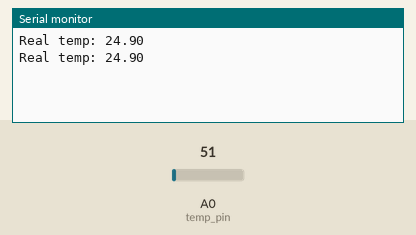
Simulated run of this sketch. Board: Arduino Uno, built with avr-gcc and run on an emulated ATmega328P. Shown: the last lines printed to the serial monitor. The test bench sets the inputs (shaded band); at power-on: A0 (temp_pin) = 51.

Above: at 1.8 s.
1.9 s: A0 (temp_pin) set to 61
At 2.6 s:
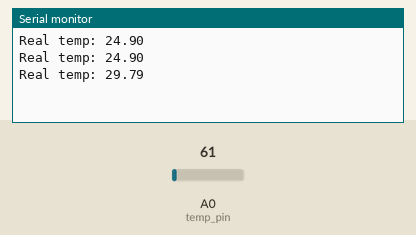
3.4 s: A0 (temp_pin) set to 71
At 4.8 s:
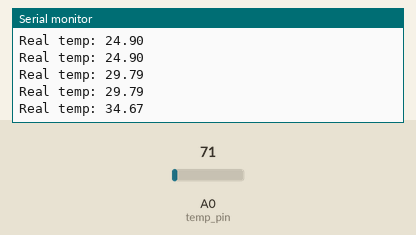
Timing chart, 0 to 6.4 s (numbered marks = the images above; inputs shaded):
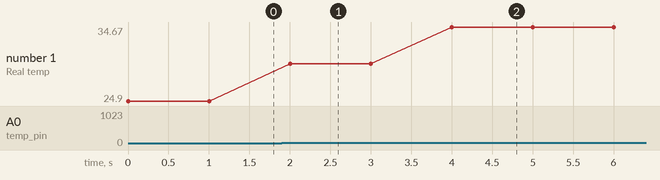

The sketch:

LM35.ino
```cpp
float temp;
int temp_pin = A0;
void setup() {
  // put your setup code here, to run once:
  Serial.begin(9600);

}

void loop() {
  // put your main code here, to run repeatedly:
  temp = analogRead(temp_pin);
  temp *= 0.48828125;
  Serial.print("Real temp: ");
  Serial.println(temp);
  delay(1000);

}
```

Measured:
- after the input at 1.9 s, the serial monitor: prints a new line after 0.10 s (image 1)
- after the input at 3.4 s, the serial monitor: prints a new line after 0.60 s (image 2)
- plotted number 1: 24.9 → 29.79 after the input at 1.9 s, 29.79 → 34.67 after the input at 3.4 s
